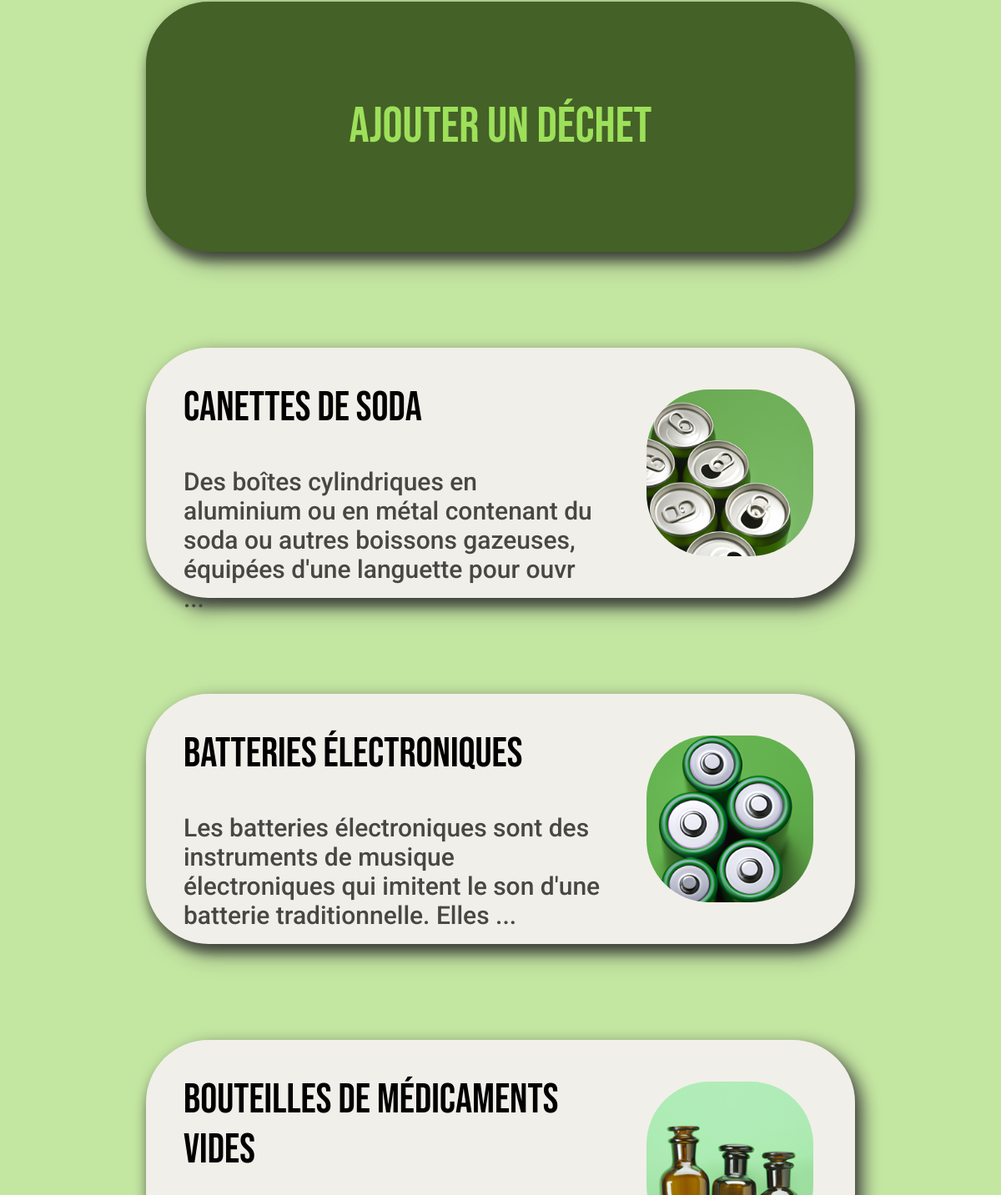
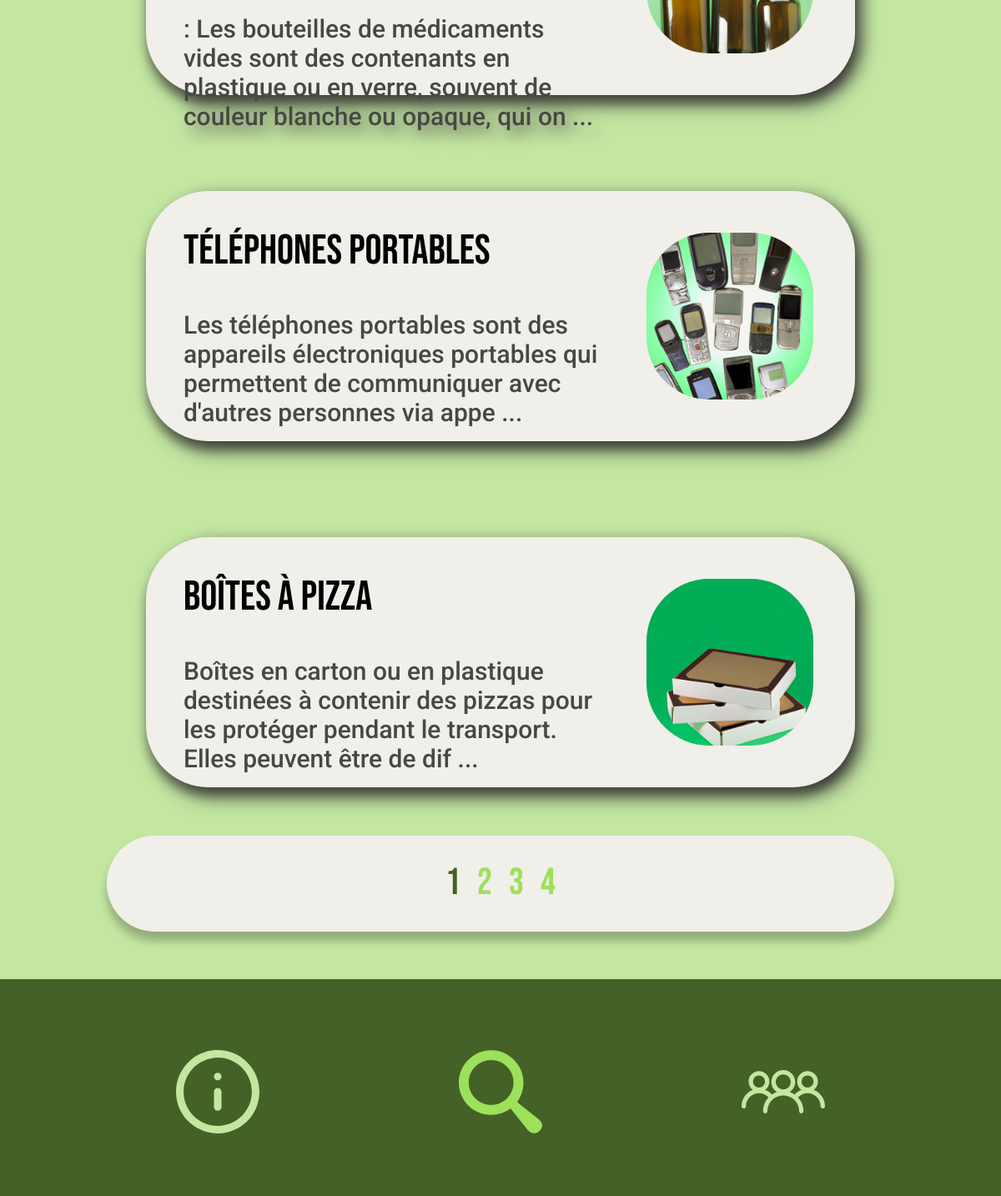
Before: / (lower part) with the older database file (2 pictures, top to bottom).
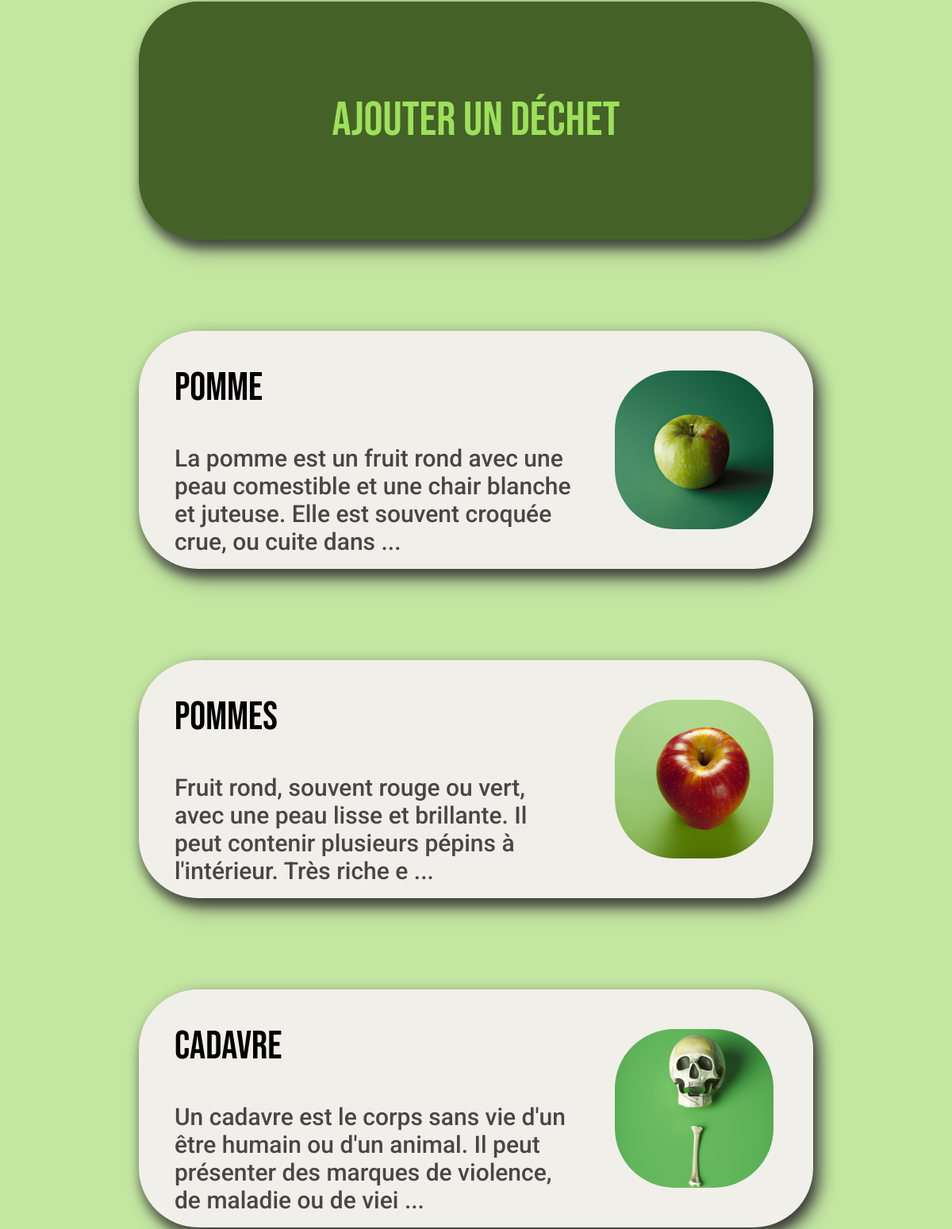
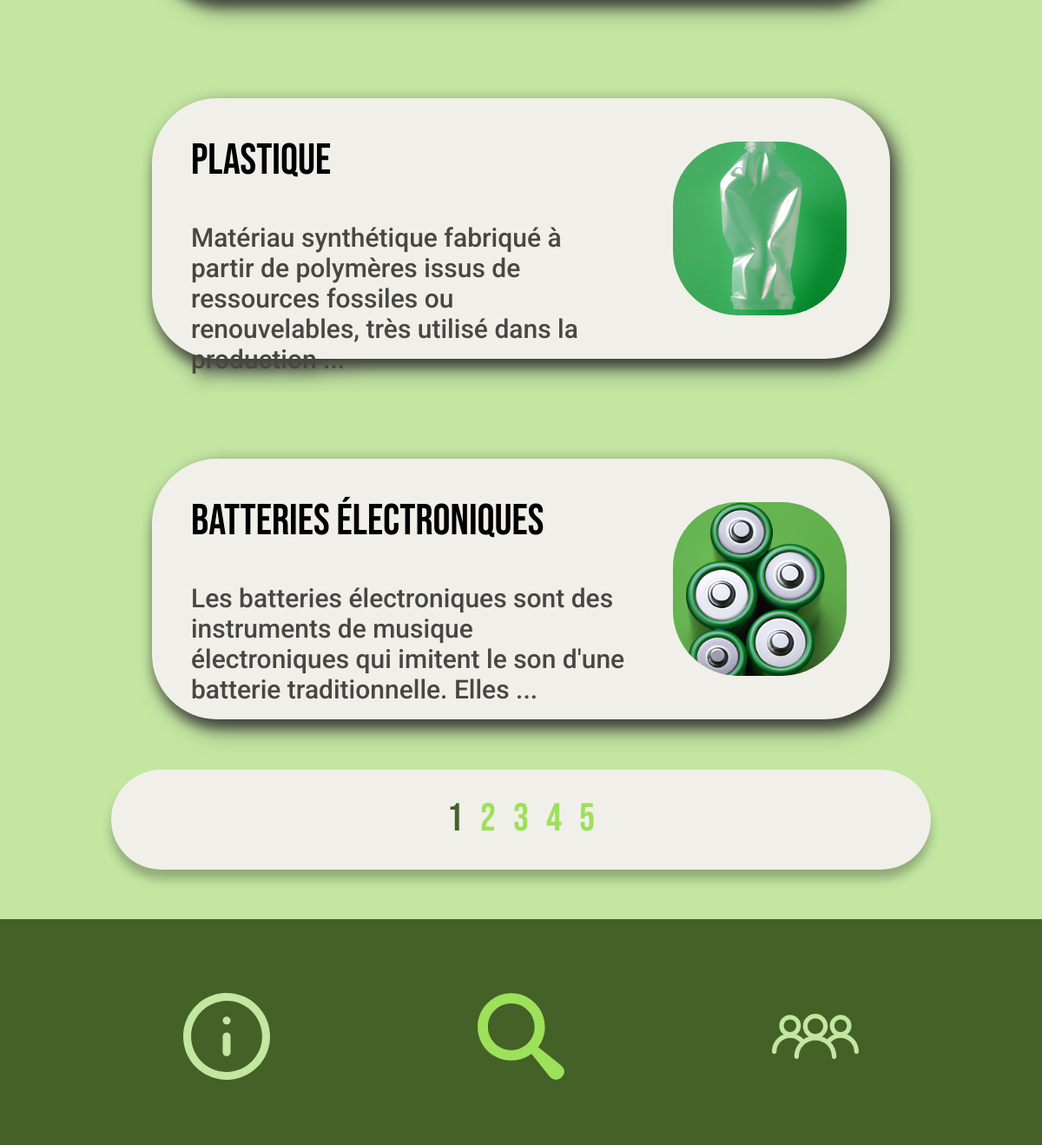
After: the same page with the newer database file (2 pictures, top to bottom).
### app/models.py (models this page shows, shortened)
class Waste(db.Model):
    id = db.Column(db.Integer, primary_key=True)
    name = db.Column(db.String(50), unique=True, nullable=False)
    description = db.Column(db.Text, nullable=False)
    list_recycling_possibilitites = db.Column(db.Text, nullable=False)
    nb_views = db.Column(db.Integer, nullable=False, default=0)
    last_viewed = db.Column(db.DateTime, nullable=False,
                            default=datetime.utcnow)

### app/main/routes.py (the view)
@main_bp.route('/', methods=['GET', 'POST'])
def index():
    form = SearchForm()
    page = request.args.get('page', default=1, type=int)
    search_term = form.search_content.data
    query = Waste.query
    if search_term:
        query = query.filter((Waste.name.ilike(f'%{search_term}%')) | (Waste.description.ilike(f'%{search_term}%')))
        page = 1
    wastes = query.order_by(Waste.last_viewed.desc()).paginate(page=page, per_page=5)
    return render_template('index.html', wastes=wastes, title='Home', form=form, location='index')

### app/templates/index.html (shortened to what this page needs)
{% extends "layout.html" %}
{% block head %}
<link rel="stylesheet" href="{{ url_for('static', filename='css/article-waste-container.css') }}">
<link rel="stylesheet" href="{{ url_for('static', filename='css/container-new.css') }}">
{% endblock %}
{% block content %}
<div class="div-content-site-search">
    <div class="new-container-large">
        <a href="{{url_for('wastes.waste_new')}}" target="_self">
            <h2>Ajouter un déchet</h2>
        </a>
    </div>
    {% for waste in wastes.items %}
    <div class="content-container">
        <a href="{{ url_for('wastes.waste', waste_id=waste.id) }}" target="_self">
            <div class="text-container">
                <h2>{{ waste.name }}</h2>
                {% if waste.description[:130] !=  waste.description[:131] %}
                <p>{{ waste.description[:130] + ' ...' }}</p>
                {% else %}
                <p>{{ waste.description }}</p>
                {% endif %}
            </div>
            <div class="image-container">
                <img src={{ url_for('static', filename='uploads/wastes/' + waste.name + '.png' ) }} alt="Image">
            </div>
        </a>
    </div>
    {% endfor %}
    {% if wastes.pages > 1 %}
    <div class="page-container">
        {% for page_num in wastes.iter_pages(left_edge=2, right_edge=2, left_current=2, right_current=2) %}
        {% if page_num %}
        {% if wastes.page == page_num %}
        <a class="active" href="{{ url_for('main.index', page=page_num) }}">{{ page_num }}</a>
        {% else %}
        <a class="inactive" href="{{ url_for('main.index', page=page_num) }}">{{ page_num }}</a>
        {% endif %}
        {% else %}
        <h2>...</h2>
        {% endif %}
        {% endfor %}
    </div>
    {% endif %}
</div>
{% endblock content %}

Changed rows visible on the page:
no longer on this page (row edited): Waste: name "canettes de soda", description "Des boîtes cylindriques en aluminium ou en métal contenant du soda ou autres boissons gazeuses, équipées d'une languette pour ouvr ...", name (picture)
no longer on this page (row unchanged): Waste: name "bouteilles de médicaments vides", description ": Les bouteilles de médicaments vides sont des contenants en plastique ou en verre, souvent de couleur blanche ou opaque, qui on ...", name (picture)
no longer on this page (row unchanged): Waste: name "téléphones portables", description "Les téléphones portables sont des appareils électroniques portables qui permettent de communiquer avec d'autres personnes via appe ...", name (picture)
no longer on this page (row unchanged): Waste: name "boîtes à pizza", description "Boîtes en carton ou en plastique destinées à contenir des pizzas pour les protéger pendant le transport. Elles peuvent être de dif ...", name (picture)
added Waste: name "pomme", description "La pomme est un fruit rond avec une peau comestible et une chair blanche et juteuse. Elle est souvent croquée crue, ou cuite dans ...", name (picture)
now on this page (row edited): Waste: name "pommes", description "Fruit rond, souvent rouge ou vert, avec une peau lisse et brillante. Il peut contenir plusieurs pépins à l'intérieur. Très riche e ...", name (picture)
added Waste: name "cadavre", description "Un cadavre est le corps sans vie d'un être humain ou d'un animal. Il peut présenter des marques de violence, de maladie ou de viei ...", name (picture)
now on this page (row edited): Waste: name "plastique", description "Matériau synthétique fabriqué à partir de polymères issus de ressources fossiles ou renouvelables, très utilisé dans la production ...", name (picture)
Other visible differences:
new list line: "5"
